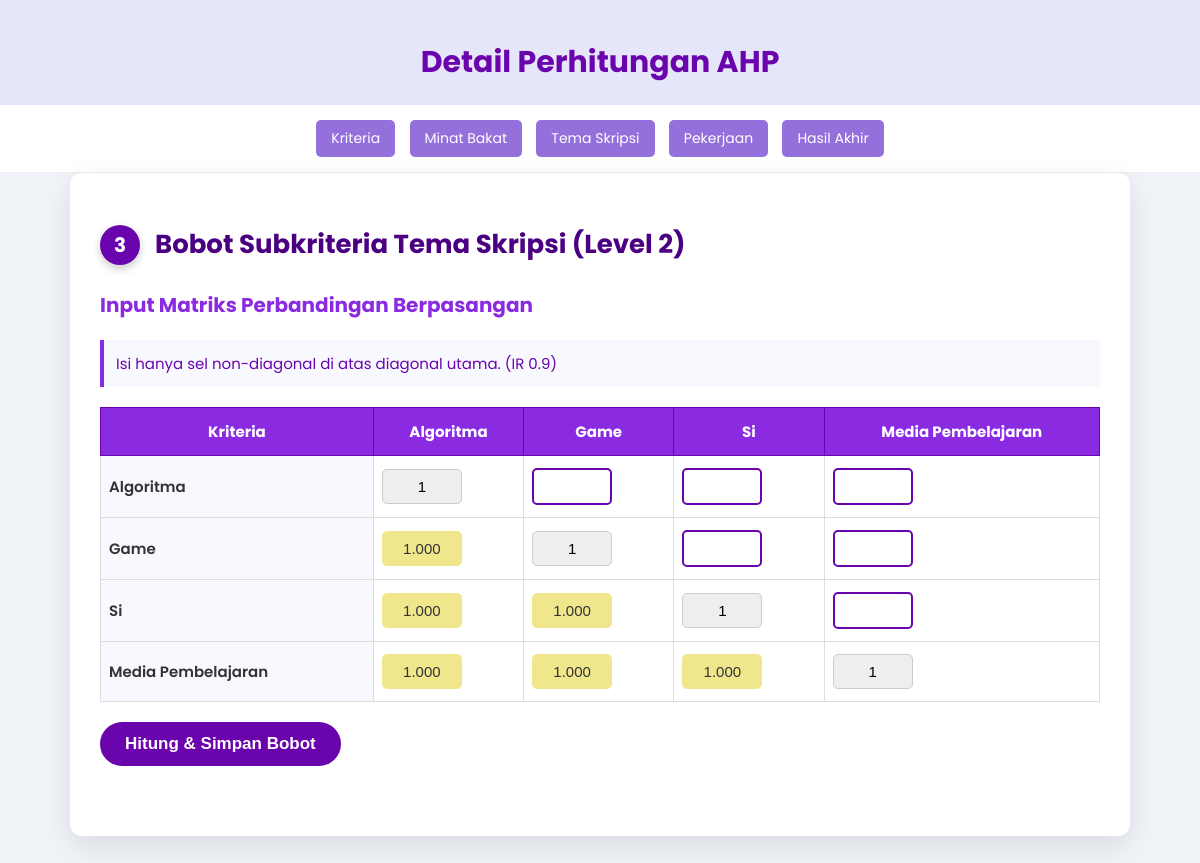
Page /ahp/ahp_step3_tema.php on the earlier database version.
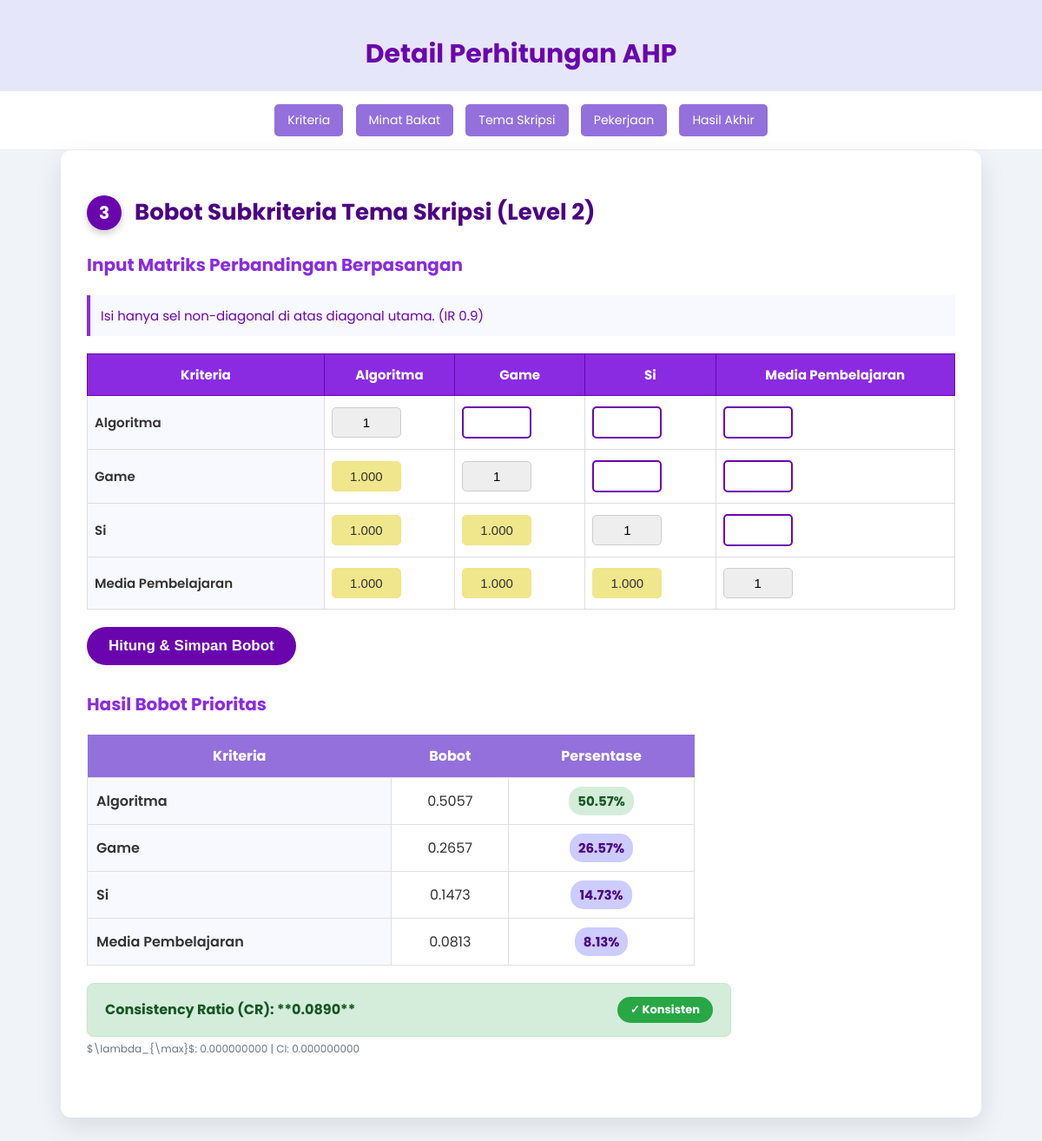
Same page on the later database version.
### tables this page shows
CREATE TABLE `ahp_weights_tema_skripsi` (
  `id` int NOT NULL,
  `input_matrix_id` int DEFAULT NULL,
  `algoritma` decimal(10,8) NOT NULL,
  `game` decimal(10,8) NOT NULL,
  `si` decimal(10,8) NOT NULL,
  `media_pembelajaran` decimal(10,8) NOT NULL,
  `cr_tema_skripsi` decimal(10,8) NOT NULL,
  `is_consistent` tinyint(1) NOT NULL,
  `last_updated` timestamp NULL DEFAULT CURRENT_TIMESTAMP ON UPDATE CURRENT_TIMESTAMP
);

### ahp/ahp_step3_tema.php (called while the page is built, shortened)
<?php
include 'ahp_core.php';
include 'template_ahp.php';
$table_name = 'ahp_weights_tema_skripsi';
$title = 'Bobot Subkriteria Tema Skripsi (Level 2)';
$criteria = $tema_skripsi_sub;
$prefix = 'tema_';
$step = 3;
$matrix_size = 4;
$IR = $IR_MAP[$matrix_size];
$result = get_ahp_weights($table_name);
render_template_start("Step {$step}: {$title}", "Matriks {$matrix_size}x{$matrix_size} (IR: {$IR})");
render_ahp_content($title, $prefix, $criteria, $result, $step);
render_template_end();
?>

### ahp/ahp_core.php (called while the page is built, shortened)
<?php
$IR_MAP = [
    1 => 0.00, 2 => 0.00, 3 => 0.58, 4 => 0.90,
    5 => 1.12, 6 => 1.24, 7 => 1.32, 8 => 1.41,
    9 => 1.45, 10 => 1.49
];
?>

### ahp/template_ahp.php (the view, shortened to what this page needs)
<?php
function render_template_start($title, $subtitle) {
    echo '<!DOCTYPE html>
    <html lang="id">
    <head>
        <title>'.$title.'</title>
    </head>
    <body>
        <div class="header">
            <h1>Detail Perhitungan AHP</h1>
        </div>
        <div class="nav-container">
            <a href="ahp_step1_global.php" class="nav-link">Kriteria</a>
            <a href="ahp_step2_minat.php" class="nav-link">Minat Bakat</a>
            <a href="ahp_step3_tema.php" class="nav-link">Tema Skripsi</a>
            <a href="ahp_step4_pekerjaan.php" class="nav-link">Pekerjaan</a>
            <a href="ahp_step5_final.php" class="nav-link">Hasil Akhir</a>
        </div>
        <div class="container">';
}
function render_template_end() {
    echo '</div></body></html>';
}
function render_ahp_content($title, $prefix, $criteria, $result, $step) {
    global $IR_MAP;
    $input_values = [];
    foreach ($criteria as $i => $row_name) {
        foreach ($criteria as $j => $col_name) {
            if ($i < $j) {
                $input_name = $prefix . $i . '_' . $j;
                $input_values[$input_name] = isset($_POST[$input_name]) ? htmlspecialchars($_POST[$input_name]) : '';
            }
        }
    }
    $n = count($criteria);
    $IR = $IR_MAP[$n] ?? 0;
    ?>
    <section class="ahp-section step-<?php echo $step; ?>">
        <h2 class="section-title">
            <span class="step-number"><?php echo $step; ?></span>
            <?php echo $title; ?>
        </h2>
        <div class="input-area block-layout">
            <h3 class="form-title">Input Matriks Perbandingan Berpasangan</h3>
            <p class="instruction">Isi hanya sel non-diagonal di atas diagonal utama. (IR <?php echo $IR; ?>)</p>
            <form method="post" class="ahp-form">
                <div style="overflow-x: auto;">
                    <table class="input-table">
                        <thead>
                            <tr>
                                <th>Kriteria</th>
                                <?php foreach ($criteria as $k): ?>
                                    <th><?php echo str_replace('_', ' ', ucwords($k, '_')); ?></th>
                                <?php endforeach; ?>
                            </tr>
                        </thead>
                        <tbody>
                            <?php
                            foreach ($criteria as $i => $row_name): ?>
                                <tr>
                                    <td><?php echo str_replace('_', ' ', ucwords($row_name, '_')); ?></td>
                                    <?php foreach ($criteria as $j => $col_name):
                                        $input_name = $prefix . $i . '_' . $j;
                                    ?>
                                        <td>
                                            <?php if ($i == $j): ?>
                                                <input type="text" value="1" readonly class="diag-input">
                                            <?php elseif ($i < $j): ?>
                                                <input type="number" step="any" min="0.1" name="<?php echo $input_name; ?>" value="<?php echo $input_values[$input_name]; ?>" required class="main-input">
                                            <?php else:
                                                $input_atas = $prefix . $j . '_' . $i;
                                                $value_atas = isset($_POST[$input_atas]) ? floatval($_POST[$input_atas]) : 1;
                                                $reciprocal_value = ($value_atas != 0) ? 1 / $value_atas : 0;
                                            ?>
                                                <input type="text" value="<?php echo number_format($reciprocal_value, 3); ?>" readonly class="recip-input">
                                            <?php endif; ?>
                                        </td>
                                    <?php endforeach; ?>
                                </tr>
                            <?php endforeach; ?>
                        </tbody>
                    </table>
                </div>
                <button type="submit" class="calculate-btn">Hitung & Simpan Bobot</button>
            </form>
        </div>
        <?php
        if ($result && !isset($result['error']) && isset($result['weights'])):
            $weights = $result['weights'];
            $cr = $result['CR'];
            $lambda_max = $result['lambda_max'];
            $ci = $result['CI'];
        ?>
        <div class="results-area block-layout">
            <h3 class="result-title">Hasil Bobot Prioritas</h3>
            <table class="result-table">
                <thead>
                    <tr>
                        <th>Kriteria</th>
                        <th>Bobot</th>
                        <th>Persentase</th>
                    </tr>
                </thead>
                <tbody>
                    <?php foreach ($weights as $kriteria => $weight): ?>
                        <tr>
                            <td><?php echo str_replace('_', ' ', ucwords($kriteria, '_')); ?></td>
                            <td><?php echo number_format($weight, 4); ?></td>
                            <td>
                                <span class="percentage-box <?php echo ($weight > 0.5) ? 'high-percent' : ''; ?>">
                                    <?php echo number_format($weight * 100, 2); ?>%
                                </span>
                            </td>
                        </tr>
                    <?php endforeach; ?>
                </tbody>
            </table>
            <div class="cr-box <?php echo ($cr > 0.1) ? 'cr-inconsistent' : 'cr-consistent'; ?>">
                Consistency Ratio (CR): **<?php echo number_format($cr, 4); ?>**
                <?php if ($cr <= 0.1): ?>
                    <span class="status-badge consistent-badge">✓ Konsisten</span>
                <?php else: ?>
                    <span class="status-badge inconsistent-badge">✗ Tidak Konsisten</span>
                <?php endif; ?>
            </div>
            <div style="font-size: 12px; color: #6c757d; margin-top: 5px;">
                $\lambda_{\max}$: <?php echo number_format($lambda_max, 9); ?> | CI: <?php echo number_format($ci, 9); ?>
            </div>
        </div>
        <?php elseif ($result && isset($result['error'])): ?>
             <p class="cr-box cr-inconsistent">Error: <?php echo $result['error']; ?></p>
        <?php endif; ?>
    </section>
    <?php
}
?>

Differences in the rows shown:
added ahp_weights_tema_skripsi: algoritma "0.5057", $weight*100 "50.57", game "0.2657", $weight*100 "26.57", si "0.1473", $weight*100 "14.73", media_pembelajaran "0.0813", $weight*100 "8.13"
Other differences:
$cr: (not shown) → "0.0890"
$lambda_max: (not shown) → "0.000000000"
$ci: (not shown) → "0.000000000"
text now shown: "Hasil Bobot Prioritas Kriteria Bobot Persentase Consistency Ratio (CR): ** ** ✓ Konsisten $\\lambda_{\\max}$: | CI:"
new list line: "Algoritma %"
new list line: "Game %"
new list line: "Si %"
new list line: "Media Pembelajaran %"
